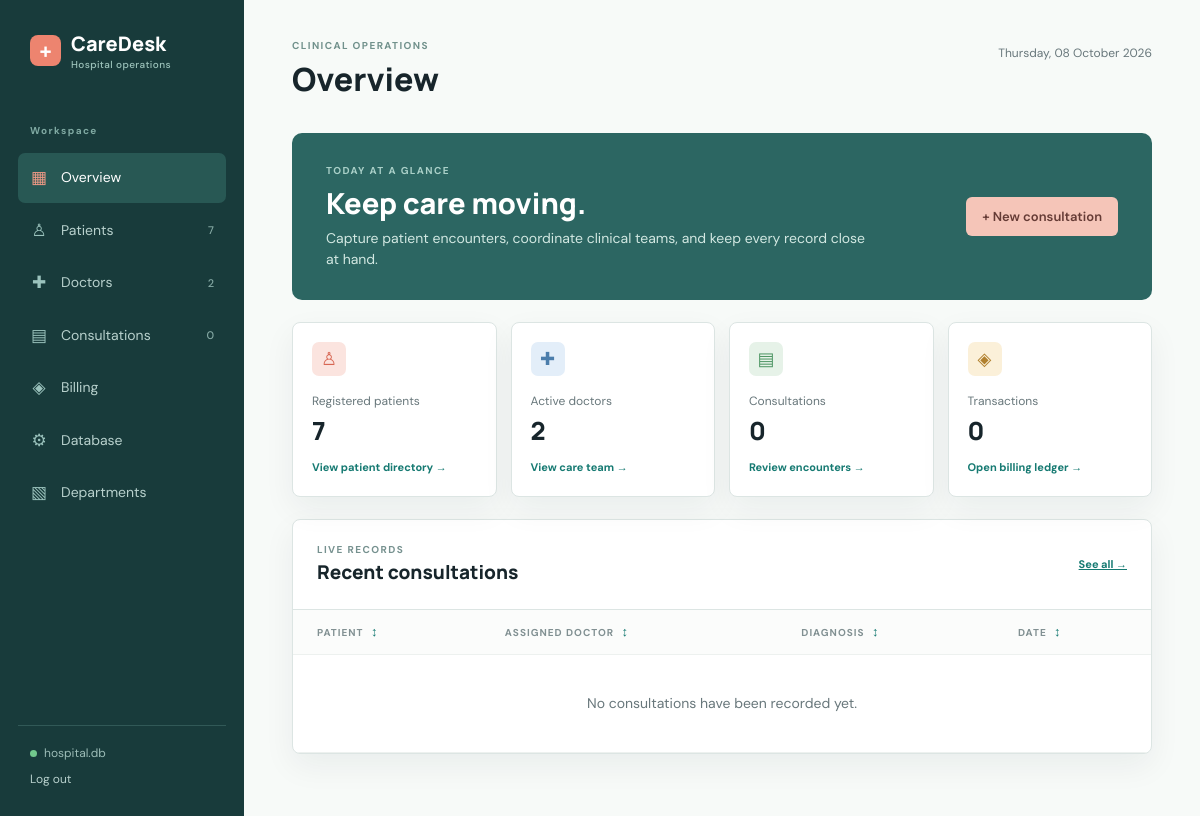
The page / (signed in) on the database as committed earlier.
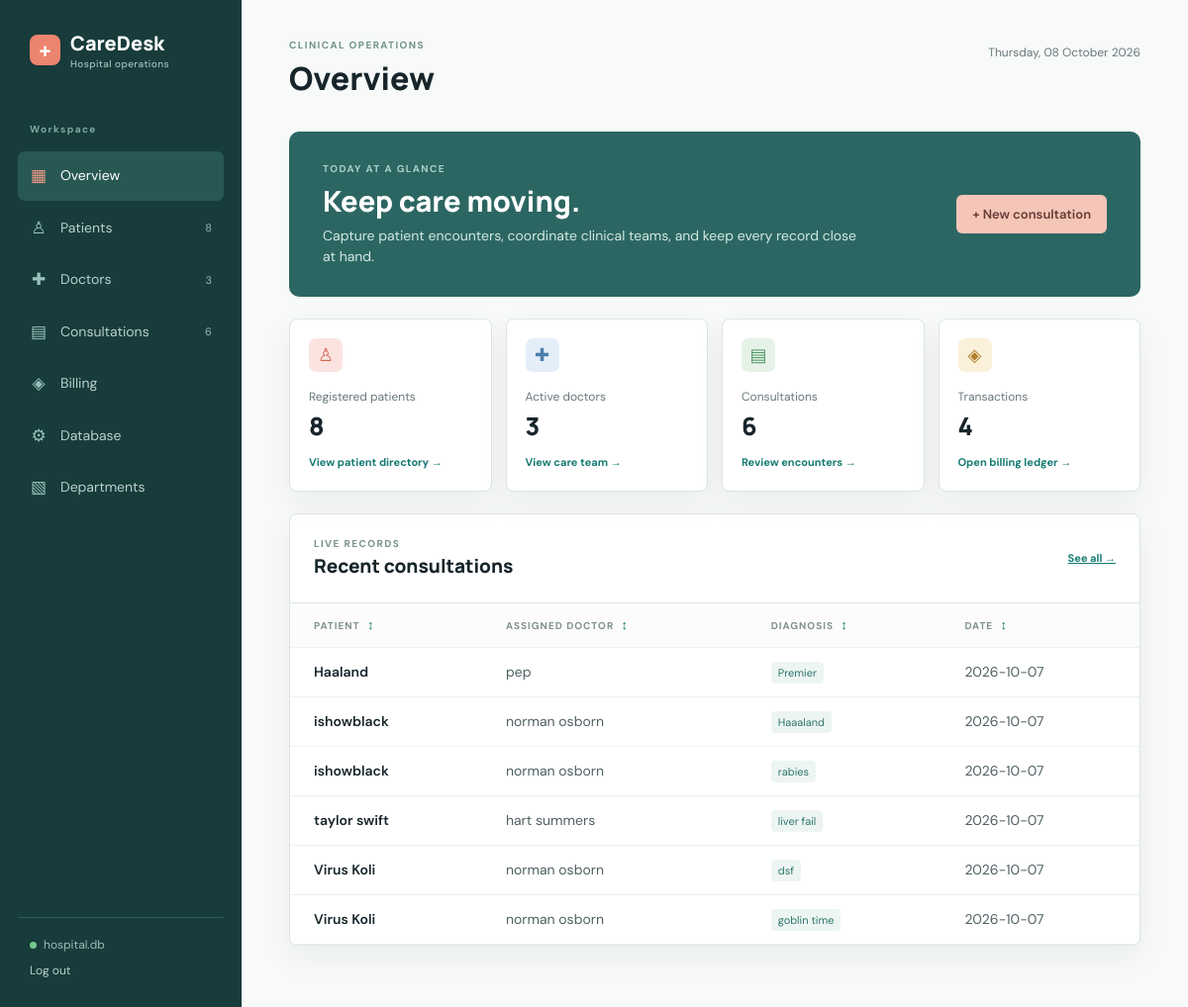
The same page on the database as committed later.
### tables this page shows
CREATE TABLE "Consultation" (
    "ID"        INTEGER PRIMARY KEY AUTOINCREMENT,
    "PatientID" INTEGER NOT NULL,
    "DoctorID"  INTEGER NOT NULL,
    "Diagnosis" TEXT,
    "Medicine"  TEXT,
    "TestType"  INTEGER,
    "DateTime"  TEXT NOT NULL DEFAULT CURRENT_TIMESTAMP,
    FOREIGN KEY ("PatientID") REFERENCES "Patient"("ID") ON DELETE CASCADE,
    FOREIGN KEY ("DoctorID") REFERENCES "Doctor"("ID") ON DELETE RESTRICT
);

CREATE TABLE "Patient" (
    "ID"         INTEGER PRIMARY KEY AUTOINCREMENT,
    "Name"       TEXT NOT NULL,
    "City"       TEXT NOT NULL,
    "PhoneNo"    TEXT NOT NULL UNIQUE,
    "Street"     TEXT,
    "Pincode"    INTEGER NOT NULL,
    "birthdate"  TEXT
);

CREATE TABLE "Doctor" (
    "ID"         INTEGER PRIMARY KEY AUTOINCREMENT,
    "Name"       TEXT NOT NULL,
    "Type"       TEXT,
    "Email"      TEXT NOT NULL UNIQUE,
    "PhoneNo"    TEXT NOT NULL UNIQUE,
    "birthdate"  TEXT,
    "Department" INTEGER,
    "Salary"     INTEGER NOT NULL DEFAULT 10000 CHECK("Salary" > 1000),
    FOREIGN KEY ("Department") REFERENCES "Department"("ID")
);

### app.py (the view)
@app.route("/")
def dashboard():
    stats = {
        "patients": fetch_one('SELECT COUNT(*) AS count FROM "Patient"')["count"],
        "doctors": fetch_one('SELECT COUNT(*) AS count FROM "Doctor"')["count"],
        "consultations": fetch_one('SELECT COUNT(*) AS count FROM "Consultation"')["count"],
        "billing": fetch_one('SELECT COUNT(*) AS count FROM "Billing"')["count"],
    }
    recent = fetch_all(
        '''SELECT c."ID", c."DateTime", c."Diagnosis", p."Name" AS patient,
                  d."Name" AS doctor
           FROM "Consultation" c
           JOIN "Patient" p ON p."ID" = c."PatientID"
           JOIN "Doctor" d ON d."ID" = c."DoctorID"
           ORDER BY c."ID" DESC LIMIT 6'''
    )
    return render_template("dashboard.html", stats=stats, recent=recent)

### app.py (called while the page is built, shortened)
@app.before_request
def require_login():
    public_endpoints = {"login", "static"}
    if request.endpoint not in public_endpoints and not session.get("logged_in"):
        return redirect(url_for("login"))

def get_db():
    if "db" not in g:
        g.db = sqlite3.connect(app.config["DATABASE"])
        g.db.row_factory = sqlite3.Row
        g.db.execute("PRAGMA foreign_keys = ON")
    return g.db

def fetch_all(query, parameters=()):
    return get_db().execute(query, parameters).fetchall()

def fetch_one(query, parameters=()):
    return get_db().execute(query, parameters).fetchone()

@app.context_processor
def inject_navigation_counts():
    return {
        "now": datetime.now,
        "database_name": Path(app.config["DATABASE"]).name,
        "nav_counts": {
            "patients": fetch_one('SELECT COUNT(*) AS count FROM "Patient"')["count"],
            "doctors": fetch_one('SELECT COUNT(*) AS count FROM "Doctor"')["count"],
            "consultations": fetch_one('SELECT COUNT(*) AS count FROM "Consultation"')["count"],
        }
    }

### templates/dashboard.html
{% extends 'base.html' %}
{% block title %}Overview{% endblock %}{% block heading %}Overview{% endblock %}
{% block content %}
<section class="welcome">
  <div>
    <p class="eyebrow">TODAY AT A GLANCE</p>
    <h2>Keep care moving.</h2>
    <p>Capture patient encounters, coordinate clinical teams, and keep every record close at hand.</p>
  </div><a class="button light-button" href="{{ url_for('new_consultation') }}">+ New consultation</a>
</section>
<section class="stats-grid">
  <a class="stat-card" href="{{ url_for('patients') }}"><span class="stat-icon coral">♙</span><span
      class="stat-label">Registered patients</span><strong>{{ stats.patients }}</strong><span class="stat-link">View
      patient directory →</span></a>
  <a class="stat-card" href="{{ url_for('doctors') }}"><span class="stat-icon blue">✚</span><span
      class="stat-label">Active doctors</span><strong>{{ stats.doctors }}</strong><span class="stat-link">View care team
      →</span></a>
  <a class="stat-card" href="{{ url_for('consultations') }}"><span class="stat-icon green">▤</span><span
      class="stat-label">Consultations</span><strong>{{ stats.consultations }}</strong><span class="stat-link">Review
      encounters →</span></a>
  <a class="stat-card" href="{{ url_for('billing') }}"><span class="stat-icon gold">◈</span><span
      class="stat-label">Transactions</span><strong>{{ stats.billing }}</strong><span class="stat-link">Open billing
      ledger →</span></a>
</section>
<section class="panel">
  <div class="panel-heading">
    <div>
      <p class="eyebrow">LIVE RECORDS</p>
      <h2>Recent consultations</h2>
    </div><a class="text-link" href="{{ url_for('consultations') }}">See all →</a>
  </div>
  <div class="table-wrap">
    <table class="sortable-table">
      <thead>
        <tr>
          <th data-sort-col="0">Patient <button class="sort-button" type="button">↕</button></th>
          <th data-sort-col="1">Assigned doctor <button class="sort-button" type="button">↕</button></th>
          <th data-sort-col="2">Diagnosis <button class="sort-button" type="button">↕</button></th>
          <th data-sort-col="3">Date <button class="sort-button" type="button">↕</button></th>
        </tr>
      </thead>
      <tbody>{% for record in recent %}<tr>
          <td><strong>{{ record.patient }}</strong></td>
          <td>{{ record.doctor }}</td>
          <td><span class="tag">{{ record.Diagnosis or 'General review' }}</span></td>
          <td>{{ record.DateTime[:10] }}</td>
        </tr>{% else %}<tr>
          <td colspan="4" class="empty">No consultations have been recorded yet.</td>
        </tr>{% endfor %}</tbody>
    </table>
  </div>
</section>
{% endblock %}

### templates/base.html (shortened to what this page needs)
<!doctype html>
<html lang="en">
<head>
  <link rel="stylesheet" href="{{ url_for('static', filename='style.css') }}">
</head>
<body>
  <aside class="sidebar">
    <a class="brand" href="{{ url_for('dashboard') }}"><span class="brand-mark">+</span><span>CareDesk<small>Hospital
          operations</small></span></a>
    <p class="nav-label">Workspace</p>
    <nav>
      <a class="nav-link {% if request.endpoint == 'dashboard' %}active{% endif %}"
        href="{{ url_for('dashboard') }}"><span>▦</span>Overview</a>
      <a class="nav-link {% if request.endpoint in ['patients', 'new_patient'] %}active{% endif %}"
        href="{{ url_for('patients') }}"><span>♙</span>Patients <b>{{ nav_counts.patients }}</b></a>
      <a class="nav-link {% if request.endpoint in ['doctors', 'new_doctor'] %}active{% endif %}"
        href="{{ url_for('doctors') }}"><span>✚</span>Doctors <b>{{ nav_counts.doctors }}</b></a>
      <a class="nav-link {% if request.endpoint in ['consultations', 'new_consultation'] %}active{% endif %}"
        href="{{ url_for('consultations') }}"><span>▤</span>Consultations <b>{{ nav_counts.consultations }}</b></a>
      <a class="nav-link {% if request.endpoint in ['billing', 'new_billing'] %}active{% endif %}"
        href="{{ url_for('billing') }}"><span>◈</span>Billing</a>
      <a class="nav-link {% if request.endpoint == 'database_settings' %}active{% endif %}"
        href="{{ url_for('database_settings') }}"><span>⚙</span>Database</a>
      <a class="nav-link {% if request.endpoint in ['departments', 'new_department'] %}active{% endif %}"
        href="{{ url_for('departments') }}"><span>▧</span>Departments</a>
    </nav>
    <div class="sidebar-foot"><span class="status-dot"></span>{{ database_name }}<a class="logout-link"
        href="{{ url_for('logout') }}">Log out</a></div>
  </aside>
  <main class="main-content">
    <header class="topbar">
      <div><span class="eyebrow">CLINICAL OPERATIONS</span>
        <h1>{% block heading %}Good day{% endblock %}</h1>
      </div>
      <div class="date-stamp">{{ now().strftime('%A, %d %B %Y') }}</div>
    </header>
    {% block content %}{% endblock %}
  </main>
</body>
</html>

Rows that differ between the two databases and show on the page:
added Consultation: patient "Haaland", doctor "pep", Diagnosis "Premier", DateTime "2026-10-07"
added Consultation: patient "ishowblack", doctor "norman osborn", Diagnosis "Haaaland", DateTime "2026-10-07"
added Consultation: patient "ishowblack", doctor "norman osborn", Diagnosis "rabies", DateTime "2026-10-07"
added Consultation: patient "taylor swift", doctor "hart summers", Diagnosis "liver fail", DateTime "2026-10-07"
added Consultation: patient "Virus Koli", doctor "norman osborn", Diagnosis "dsf", DateTime "2026-10-07"
added Consultation: patient "Virus Koli", doctor "norman osborn", Diagnosis "goblin time", DateTime "2026-10-07"
Other text that changed with them:
{{ nav_counts.patients }}: "7" → "8"
{{ nav_counts.doctors }}: "2" → "3"
{{ nav_counts.consultations }}: "0" → "6"
{{ stats.patients }}: "7" → "8"
{{ stats.doctors }}: "2" → "3"
{{ stats.consultations }}: "0" → "6"
{{ stats.billing }}: "0" → "4"
text no longer shown: "No consultations have been recorded yet."
